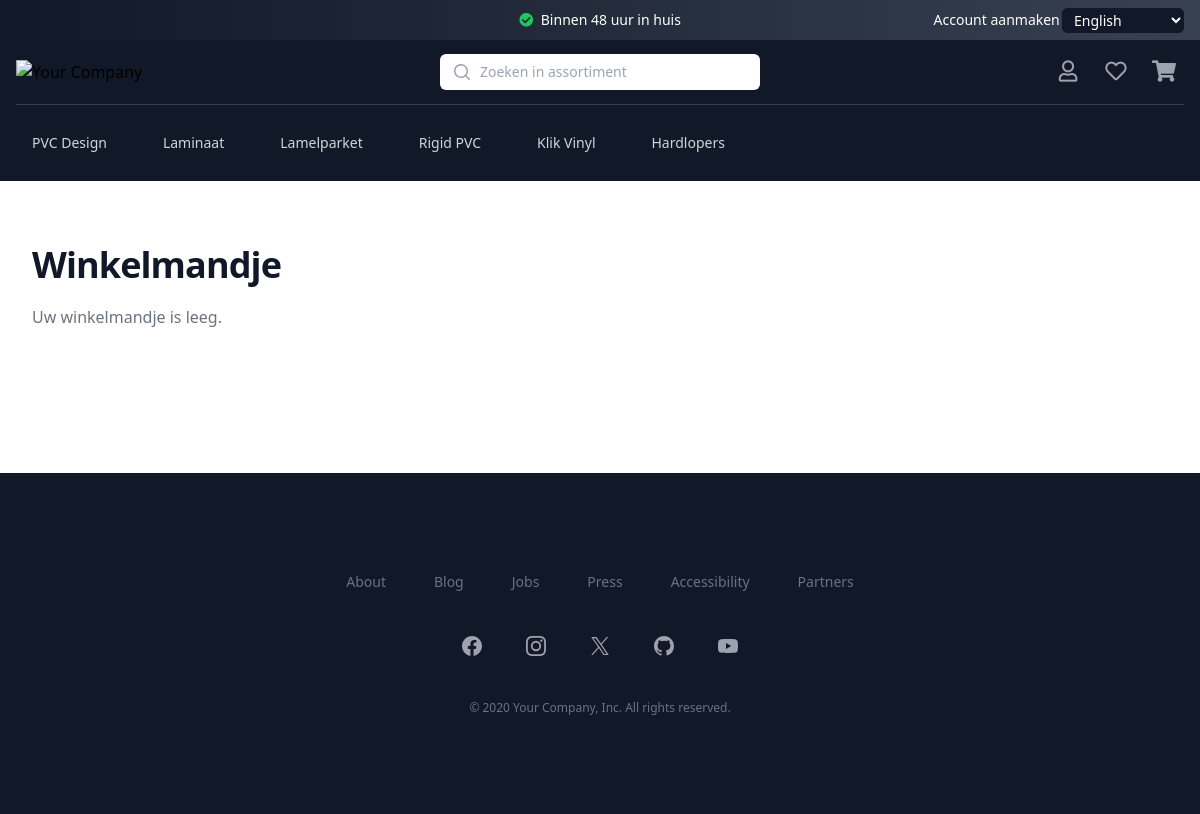
Page /cart/ on the committed database.
### ecommerce_website/models.py (models this page shows, shortened)
class ProductCategory(models.Model):
    name = models.CharField(max_length=100)
    description = models.CharField(max_length=200, default=None, null=True)
    parent_category = models.ForeignKey(
        'self', on_delete=models.CASCADE, null=True, blank=True, related_name='subcategories')
    active = models.BooleanField(default=True)
    thumbnail = models.ImageField(
        upload_to='category_thumbnails/', null=True, blank=True)

### ecommerce_website/views.py (the view)
# urls.py: path('cart/', views.cart, name="cart"),
def cart(request):
    headerData = ProductCategoryService().get_all_active_head_product_categories()
    cart_service = ShoppingCartService(request)
    items = cart_service.cart_items
    cart_view = CartViewService().get(cart_service)
    cart_item_view_service = CartItemViewService()
    cart_item_views = cart_item_view_service.generate(items)
    return render(request, "cart.html", {'items': cart_item_views, 'headerData': headerData, 'cart': cart_view})

### ecommerce_website/classes/model/shopping_cart.py (called while the page is built, shortened)
    @property
    def cart_items(self):
        return [
            {'product_id': product_id, 'quantity': item['quantity']}
            for product_id, item in self.cart.items()
        ]

    @property
    def shipping_price(self):
        return Decimal('5.00')

    @property
    def discount_amount(self):
        return Decimal('0.00')

    @property
    def total_price(self):
        total = 0
        for product_id, item in self.cart.items():
            product = ProductService.get_product_by_id(product_id)
            if product is not None:
                product_price = product.price
                subtotal = item['quantity'] * product_price
                total += subtotal
        shipping_price = self.shipping_price
        discount_amount = self.discount_amount
        total += shipping_price
        total -= discount_amount
        return total

    @property
    def sub_total(self):
        subtotal_amount = Decimal(0)
        for product_id, item in self.cart.items():
            product = ProductService.get_product_by_id(product_id)
            if product is not None:
                product_price = product.price
                subtotal_amount += item['quantity'] * product_price
        total_tax_low = self.total_tax(9)
        total_tax_high = self.total_tax(21)
        total_tax = total_tax_low + total_tax_high
        return (subtotal_amount - total_tax).quantize(Decimal('0.00'))

    def total_tax(self, tax_percentage):
        total_tax_amount = Decimal(0)
        return total_tax_amount.quantize(Decimal('0.00'))

### ecommerce_website/services/product_category_service/product_category_service.py (called while the page is built)
    @staticmethod
    def get_all_active_head_product_categories():
        try:
            return ProductCategory.objects.filter(active=True, parent_category=None)
        except ProductCategory.DoesNotExist:
            return None

### ecommerce_website/services/shopping_cart_service/shopping_cart_service.py (called while the page is built)
    @property
    def cart_items(self):
        return self.shopping_cart.cart_items

    @property
    def total_price(self):
        return self.shopping_cart.total_price

    @property
    def sub_price(self):
        return self.shopping_cart.sub_total

    @property
    def tax_price_high(self):
        return self.shopping_cart.total_tax(21)

    @property
    def tax_price_low(self):
        return self.shopping_cart.total_tax(9)

    @property
    def shipping_price(self):
        return self.shopping_cart.shipping_price

### ecommerce_website/templates/cart.html (shortened to what this page needs)
{% extends 'components/main.html' %}
{% load static tailwind_tags %}
{% block content %}
<div class="bg-white">
  <div class="mx-auto max-w-2xl px-4 pb-24 pt-16 sm:px-6 lg:max-w-7xl lg:px-8">
      <h1 class="text-3xl font-bold tracking-tight text-gray-900 sm:text-4xl">Winkelmandje</h1>
      {% if not items%}
        <p class="text-gray-500 pt-5">Uw winkelmandje is leeg.</p>
                {% endif %}
      <div class="lg:grid lg:grid-cols-12 lg:items-start lg:gap-x-12 xl:gap-x-16">
          <section aria-labelledby="cart-heading" class="lg:col-span-7">
          </section>
      </div>
  </div>
</div>
{% endblock %}

### ecommerce_website/templates/components/header.html (shortened to what this page needs)
{% load static %}
<header class="bg-gray-900">
    <div class="bg-gradient-to-r from-gray-900 to-gray-700">
    <div class="mx-auto flex h-10 max-w-7xl items-center justify-between px-4 sm:px-6 lg:px-8">
        <form class="hidden lg:block lg:flex-1 absolute right-4">
            <div class="flex items-center">
                <div
                    class="group relative -ml-2 rounded-md border-transparent bg-gray-900 focus-within:ring-2 focus-within:ring-white">
                    <select id="desktop-language" name="language"
                        class="flex items-center rounded-md border-transparent bg-gray-900 bg-none py-0.5 pl-2 pr-10 text-sm font-medium text-white focus:border-transparent focus:outline-none focus:ring-0 group-hover:text-gray-100">
                        <option value="en">English</option>
                    </select>
                </div>
            </div>
        </form>
        <p class="flex-1 text-center text-sm font-medium text-white lg:flex-none">
            <i class="fas fa-check-circle text-green-500 mr-1"></i> Binnen 48 uur in huis
        </p>
        <div class="hidden lg:flex lg:flex-1 lg:items-center lg:justify-end lg:space-x-6">
            <a href="#" class="text-sm font-medium text-white hover:text-gray-100">Account aanmaken</a>
            <a href="#" class="text-sm font-medium text-white hover:text-gray-100">Inloggen</a>
        </div>
    </div>
    </div>
    <div class="mx-auto max-w-7xl px-2 sm:px-4 lg:divide-y lg:divide-gray-700">
        <div class="relative flex h-16 justify-between">
            <div class="relative z-10 flex px-2 lg:px-0">
                <a href="{% url 'home' %}" class="flex flex-shrink-0 items-center">
                    <img class="max-h-14 w-auto" src="{% static 'images/logo.png' %}" alt="Your Company">
                </a>
            </div>
            <div class="relative z-0 flex flex-1 items-center justify-center px-2 sm:absolute sm:inset-0">
                <div class="w-full sm:max-w-xs">
                    <form id="searchForm" onsubmit="submitSearch(event)">
                        <div class="relative">
                            <div class="pointer-events-none absolute inset-y-0 left-0 flex items-center pl-3">
                            </div>
                            <input id="search" name="search"
                                class="block w-full rounded-md border-0 bg-white py-1.5 pl-10 pr-3 text-gray-300 placeholder:text-gray-400 focus:bg-white focus:text-gray-900 focus:ring-0 focus:placeholder:text-gray-600 sm:text-sm sm:leading-6"
                                placeholder="Zoeken in assortiment" type="search">
                        </div>
                    </form>
                </div>
            </div>
            <div class="hidden lg:relative lg:z-10 lg:ml-4 lg:flex lg:items-center">
                <button type="button"
                    class="relative flex-shrink-0 rounded-full p-1 text-gray-400 hover:text-white focus:outline-none focus:ring-2 focus:ring-white focus:ring-offset-2 focus:ring-offset-gray-800 mr-2 w-10 h-10">
                    <i class="far fa-user fa-lg"></i>
                </button>
                <button type="button"
                    class="relative flex-shrink-0 rounded-full p-1 text-gray-400 hover:text-white focus:outline-none focus:ring-2 focus:ring-white focus:ring-offset-2 focus:ring-offset-gray-800 mr-2 w-10 h-10">
                    <i class="far fa-heart fa-lg"></i>
                </button>
                <button type="button" onclick="openFlyoutPanel()"
                    class="relative flex-shrink-0 rounded-full p-1 text-gray-400 hover:text-white focus:outline-none focus:ring-2 focus:ring-white focus:ring-offset-2 focus:ring-offset-gray-800 w-10 h-10">
                    <i class="fas fa-shopping-cart fa-lg"></i>
                </button>
            </div>
        </div>
        <nav id="navigation-container" class="hidden lg:flex lg:space-x-6 lg:py-4" aria-label="Global">
            {% for category in headerData %}
            {% if category.name == 'Hardlopers' %}
            <a href="/runners" id="dropdown-btn-{{ category.id }}"
                class="text-gray-300 hover:bg-gray-700 hover:text-white inline-flex items-center rounded-md py-3 px-4 text-sm font-medium"
                >
                {{ category.name }}
            </a>
            {% else %}
            <a href="/products/{{ category.name }}" id="dropdown-btn-{{ category.id }}"
                class="text-gray-300 hover:bg-gray-700 hover:text-white inline-flex items-center rounded-md py-3 px-4 text-sm font-medium"
                onmouseover="showDropdown('{{ category.id }}')" onmouseout="hideDropdown('{{ category.id }}')">
                {{ category.name }}
            </a>
            {% endif %}
            {% endfor %}
        </nav>
    </div>
</header>

### rows in the picture
ProductCategory: name "PVC Design"
ProductCategory: name "Laminaat"
ProductCategory: name "Lamelparket"
ProductCategory: name "Rigid PVC"
ProductCategory: name "Klik Vinyl"
ProductCategory: name "Hardlopers"
